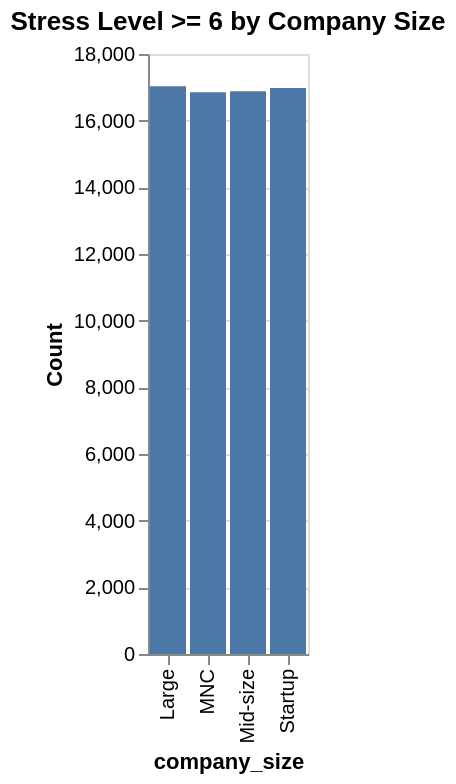

Here is the notebook cell this chart was saved with:
### Code cell
# Filter data for stress level >= 6
filtered_df = df[df['stress_level'] >= 6]

# Group by Company_Size and count
burnout_by_size = filtered_df.groupby('company_size').size().reset_index(name='Count')

# Create bar chart with Altair
chart = alt.Chart(burnout_by_size).mark_bar().encode(
    x='company_size:N',
    y='Count:Q',
    tooltip=['company_size', 'Count']
).properties(
    title='Stress Level >= 6 by Company Size'
)

chart.display()

### Figure 1 — Vega-Lite specification as saved in the notebook (floating-point values rounded to 4 significant figures)
{"config": {"view": {"continuousWidth": 300, "continuousHeight": 300}}, "data": {"name": "data-207f2de74d0f57adcd1a42e5e4a689ea"}, "mark": {"type": "bar"}, "encoding": {"tooltip": [{"field": "company_size", "type": "nominal"}, {"field": "Count", "type": "quantitative"}], "x": {"field": "company_size", "type": "nominal"}, "y": {"field": "Count", "type": "quantitative"}}, "title": "Stress Level >= 6 by Company Size", "$schema": "https://vega.github.io/schema/vega-lite/v6.1.0.json", "datasets": {"data-207f2de74d0f57adcd1a42e5e4a689ea": [{"company_size": "Large", "Count": 17029}, {"company_size": "MNC", "Count": 16850}, {"company_size": "Mid-size", "Count": 16879}, {"company_size": "Startup", "Count": 16977}]}}
